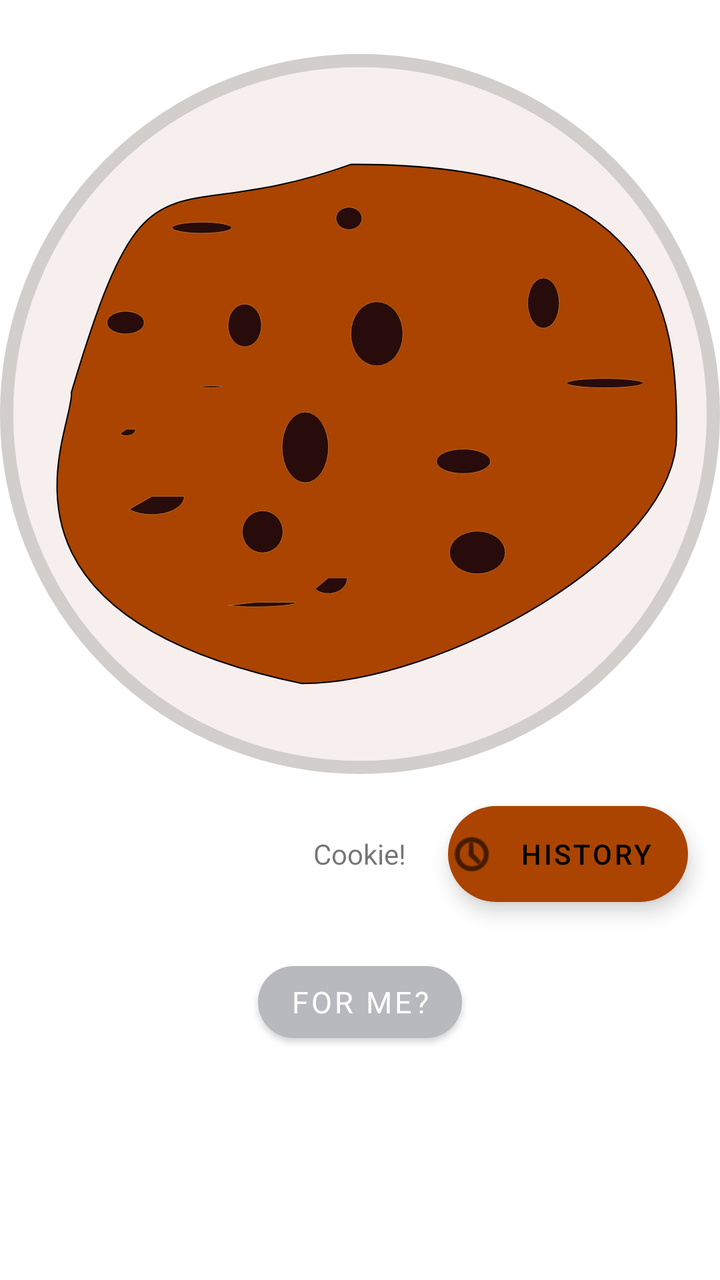
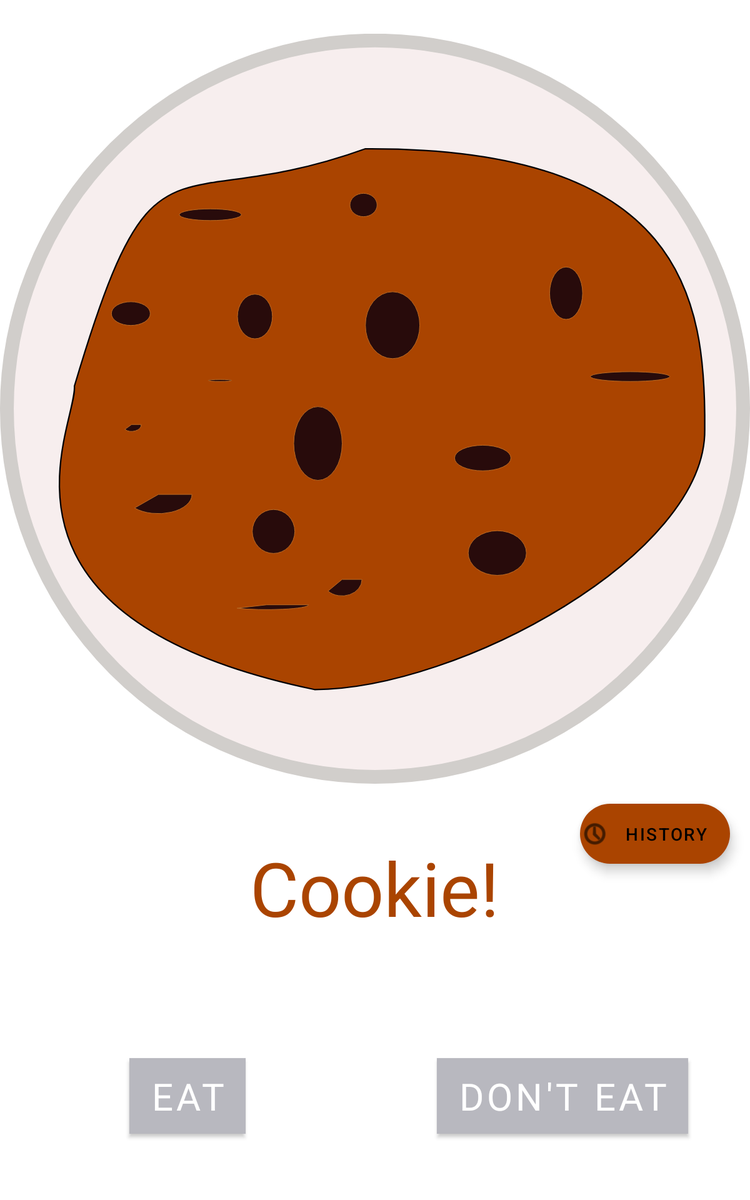

An Android layout and its configuration variant, each rendered on a device that would load it. The default file and the variant file are quoted in full after the pictures.
<!-- AndroidManifest.xml: application theme Theme.CookieBreak -->
<!-- res/layout/fragment_cookie_select.xml -->
<?xml version="1.0" encoding="utf-8"?>
<layout xmlns:android="http://schemas.android.com/apk/res/android"
    xmlns:app="http://schemas.android.com/apk/res-auto"
    xmlns:tools="http://schemas.android.com/tools"
    tools:context=".CookieSelectFragment">

    <androidx.constraintlayout.widget.ConstraintLayout
        android:layout_width="match_parent"
        android:layout_height="match_parent">

        <LinearLayout
            android:id="@+id/outerview"
            android:layout_width="match_parent"
            android:layout_height="wrap_content"
            android:layout_gravity="center_vertical"
            android:orientation="vertical"
            app:layout_constraintStart_toStartOf="parent"
            app:layout_constraintTop_toTopOf="parent">


            <TextView
                android:id="@+id/cookie_text"
                style="@style/cookie_text"
                android:layout_width="wrap_content"
                android:layout_height="wrap_content"
                android:layout_gravity="center_horizontal"
                android:text="@string/cookie_text" />

            <ImageView
                android:id="@+id/cookie_image_view"
                android:layout_width="match_parent"
                android:layout_height="wrap_content"
                android:adjustViewBounds="true"
                android:contentDescription="@string/image_of_cookie_desc"
                android:scaleType="centerCrop"
                app:srcCompat="@drawable/ic_cookie_full" />
            


            <RelativeLayout
                android:layout_width="match_parent"
                android:layout_height="match_parent">

                <TextView
                    android:id="@+id/cookie_question"
                    style="@style/cookie_question"
                    android:layout_width="wrap_content"
                    android:layout_height="wrap_content"
                    android:layout_margin="10dp"
                    android:layout_centerInParent="true"
                    android:text="@string/cookie_question" />

                <com.google.android.material.floatingactionbutton.ExtendedFloatingActionButton
                    android:id="@+id/fab"
                    android:layout_width="wrap_content"
                    android:layout_height="wrap_content"
                    android:layout_alignParentEnd="true"
                    android:layout_marginTop="16dp"
                    android:layout_marginEnd="16dp"
                    android:layout_marginBottom="16dp"
                    android:clickable="true"
                    android:contentDescription="@string/go_to_history"
                    android:focusable="true"
                    android:padding="0dp"
                    android:text="HISTORY"
                    app:backgroundTint="#AA4400"
                    app:icon="@android:drawable/ic_menu_recent_history" />



            </RelativeLayout>


            <LinearLayout
                android:layout_width="match_parent"
                android:layout_height="wrap_content"
                android:layout_gravity="center_horizontal"
                android:orientation="horizontal"
                android:gravity="center_horizontal"
                android:layout_marginBottom="20dp"
                android:layout_alignParentBottom="true">

                <com.google.android.material.button.MaterialButton
                    android:id="@+id/cookie_button"
                    android:layout_width="wrap_content"
                    android:layout_height="wrap_content"
                    android:layout_marginTop="10dp"
                    android:fontFamily="@font/bungee"
                    android:gravity="center"
                    android:text="@string/for_me"
                    android:textSize="15sp"
                    app:cornerRadius="40dp"
                    app:elevation="4dp"
                    tools:ignore="TextContrastCheck" />

                <Button
                    android:id="@+id/cookie_eat_button"
                    style="@style/cookie_button"
                    android:layout_width="150dp"
                    android:layout_height="wrap_content"
                    android:layout_marginTop="10dp"
                    android:layout_marginRight="10dp"
                    android:text="@string/eat"
                    android:textAlignment="center"
                    tools:ignore="TextContrastCheck"
                    android:visibility="gone" />

                <Button
                    android:id="@+id/cookie_dont_eat_button"
                    style="@style/cookie_button"
                    android:layout_width="150dp"
                    android:layout_height="wrap_content"
                    android:layout_marginTop="10dp"
                    android:text="@string/don_t_eat"
                    android:textAlignment="center"
                    tools:ignore="TextContrastCheck"
                    android:visibility="gone"/>

            </LinearLayout>


        </LinearLayout>


    </androidx.constraintlayout.widget.ConstraintLayout>

</layout>
<!-- resources referenced by this layout -->
<resources>
  <!-- drawable ic_cookie_full: vector/xml drawable (drawable, 4058 chars, omitted) -->
  <string name="cookie_question">Cookie!</string>
  <string name="cookie_text" />
  <string name="don_t_eat">Don\'t Eat</string>
  <string name="eat">Eat</string>
  <string name="for_me">For me?</string>
  <string name="go_to_history">Go to history</string>
  <string name="image_of_cookie_desc">Image of suggested cookie portion</string>
  <style name="cookie_button">
          <item name="android:background">@color/design_default_color_on_primary</item>
          <item name="android:fontFamily">@font/bungee</item>
      </style>
  <style name="cookie_text">
          <item name="android:fontFamily">@font/advent_pro_thin</item>
          <item name="android:textSize">20sp</item>
      </style>
  <style name="Theme.CookieBreak" parent="Theme.MaterialComponents.DayNight.DarkActionBar">
          
          <item name="colorPrimary">@color/silverware</item>
          <item name="colorPrimaryVariant">@color/purple_700</item>
          <item name="colorOnPrimary">@color/white</item>
          
          <item name="colorSecondary">@color/teal_200</item>
          <item name="colorSecondaryVariant">@color/teal_700</item>
          <item name="colorOnSecondary">@color/black</item>
          
          <item name="android:statusBarColor" tools:targetApi="l">?attr/colorPrimaryVariant</item>
          
      </style>
  <color name="silverware">#B8B8BF</color>
  <color name="purple_700">#FF3700B3</color>
  <color name="white">#FFFFFFFF</color>
  <color name="teal_200">#FF03DAC5</color>
  <color name="teal_700">#FF018786</color>
  <color name="black">#FF000000</color>
</resources>
<!-- res/layout-sw600dp/fragment_cookie_select.xml (the repository's variant of the layout above) -->
<!-- drawn on a 7-inch tablet held upright -->
<?xml version="1.0" encoding="utf-8"?>
<layout xmlns:android="http://schemas.android.com/apk/res/android"
    xmlns:app="http://schemas.android.com/apk/res-auto"
    xmlns:tools="http://schemas.android.com/tools"
    tools:context=".CookieSelectFragment">

    <androidx.constraintlayout.widget.ConstraintLayout
        android:layout_width="match_parent"
        android:background="@drawable/wood_background"
        android:layout_height="match_parent">

        <LinearLayout
            android:id="@+id/outerview"
            android:layout_width="match_parent"
            android:layout_height="match_parent"
            android:layout_gravity="center_vertical"
            android:orientation="vertical"
            app:layout_constraintStart_toStartOf="parent"
            app:layout_constraintTop_toTopOf="parent">

            <TextView
                android:id="@+id/cookie_text"
                android:layout_width="wrap_content"
                android:layout_height="wrap_content"
                android:layout_gravity="center_horizontal"
                android:fontFamily="@font/advent_pro_thin"
                android:textSize="20sp"
                android:text="@string/cookie_text" />

            <ImageView
                android:id="@+id/cookie_image_view"
                android:layout_width="match_parent"
                android:layout_height="wrap_content"
                android:adjustViewBounds="true"
                android:contentDescription="@string/image_of_cookie_desc"
                android:scaleType="centerCrop"
                app:srcCompat="@drawable/ic_cookie_full" />


            <RelativeLayout
                android:layout_width="match_parent"
                android:layout_height="match_parent">

                <RelativeLayout
                    android:layout_width="match_parent"
                    android:layout_height="match_parent"
                    android:layout_alignBottom="@id/relativeView">

                    <TextView
                        android:id="@+id/cookie_question"
                        android:layout_width="wrap_content"
                        android:layout_height="wrap_content"
                        android:fontFamily="@font/alfa_slab_one"
                        android:layout_centerInParent="true"
                        android:textColor="@color/dark_brown"
                        android:text="@string/cookie_question"
                        android:textSize="60sp" />
                </RelativeLayout>


                <View
                    android:id="@+id/relativeView"
                    android:layout_width="match_parent"
                    android:layout_height="0dp"
                    android:layout_centerVertical="true"/>

                <com.google.android.material.floatingactionbutton.ExtendedFloatingActionButton
                    android:id="@+id/fab"
                    android:layout_width="wrap_content"
                    android:layout_height="wrap_content"
                    android:layout_alignParentEnd="true"
                    android:layout_marginTop="16dp"
                    android:layout_marginEnd="16dp"
                    android:layout_marginBottom="16dp"
                    android:clickable="true"
                    android:contentDescription="@string/go_to_history"
                    android:focusable="true"
                    android:padding="0dp"
                    android:text="HISTORY"
                    app:backgroundTint="#AA4400"
                    app:icon="@android:drawable/ic_menu_recent_history" />


                <RelativeLayout
                    android:layout_width="match_parent"
                    android:layout_height="match_parent"
                    android:layout_alignTop="@id/relativeView">

                    <RelativeLayout
                        android:layout_width="match_parent"
                        android:layout_height="wrap_content"
                        android:layout_centerInParent="true"
                        android:layout_marginBottom="5dp"
                        android:orientation="horizontal">

                        <View
                            android:id="@+id/relativeViewTwo"
                            android:layout_width="0dp"
                            android:layout_height="match_parent"
                            android:layout_centerHorizontal="true" />

                        <com.google.android.material.button.MaterialButton
                            android:id="@+id/cookie_button"
                            android:layout_width="wrap_content"
                            android:layout_height="wrap_content"
                            android:fontFamily="@font/bungee"
                            android:layout_centerInParent="true"
                            android:gravity="center"
                            android:text="@string/for_me"
                            android:textSize="30sp"
                            android:visibility="gone"
                            app:cornerRadius="40dp"
                            app:elevation="4dp"
                            tools:ignore="TextContrastCheck" />


                        <RelativeLayout
                            android:layout_width="match_parent"
                            android:layout_height="match_parent"
                            android:layout_alignRight="@id/relativeViewTwo">

                            <Button
                                android:id="@+id/cookie_eat_button"
                                style="@style/cookie_button"
                                android:layout_width="wrap_content"
                                android:layout_height="wrap_content"
                                android:layout_centerInParent="true"
                                android:text="@string/eat"
                                android:textAlignment="center"
                                android:textSize="30sp"
                                android:visibility="visible"
                                tools:ignore="TextContrastCheck" />
                        </RelativeLayout>

                        <RelativeLayout
                            android:layout_width="match_parent"
                            android:layout_height="match_parent"
                            android:layout_alignLeft="@id/relativeViewTwo">

                            <Button
                                android:id="@+id/cookie_dont_eat_button"
                                style="@style/cookie_button"
                                android:layout_width="wrap_content"
                                android:layout_height="wrap_content"
                                android:layout_centerInParent="true"
                                android:text="@string/don_t_eat"
                                android:textAlignment="center"
                                android:textSize="30sp"
                                android:visibility="visible"
                                tools:ignore="TextContrastCheck" />
                        </RelativeLayout>

                    </RelativeLayout>
                </RelativeLayout>

            </RelativeLayout>


        </LinearLayout>


    </androidx.constraintlayout.widget.ConstraintLayout>

</layout>
<!-- resources referenced by the variant -->
<!-- as a 7-inch tablet held upright resolves them -->
<resources>
  <color name="dark_brown">#AA4400</color>
  <!-- drawable ic_cookie_full: vector/xml drawable (drawable, 4058 chars, omitted) -->
  <!-- drawable wood_background (drawable) -->
  <?xml version="1.0" encoding="utf-8"?>
  <bitmap xmlns:android="http://schemas.android.com/apk/res/android"
      android:src="@drawable/wood_pattern"
      android:tileMode="repeat" />
  <string name="cookie_question">Cookie!</string>
  <string name="cookie_text" />
  <string name="don_t_eat">Don\'t Eat</string>
  <string name="eat">Eat</string>
  <string name="for_me">For me?</string>
  <string name="go_to_history">Go to history</string>
  <string name="image_of_cookie_desc">Image of suggested cookie portion</string>
  <style name="cookie_button">
          <item name="android:background">@color/design_default_color_on_primary</item>
          <item name="android:fontFamily">@font/bungee</item>
      </style>
  <style name="Theme.CookieBreak" parent="Theme.MaterialComponents.DayNight.DarkActionBar">
          
          <item name="colorPrimary">@color/silverware</item>
          <item name="colorPrimaryVariant">@color/purple_700</item>
          <item name="colorOnPrimary">@color/white</item>
          
          <item name="colorSecondary">@color/teal_200</item>
          <item name="colorSecondaryVariant">@color/teal_700</item>
          <item name="colorOnSecondary">@color/black</item>
          
          <item name="android:statusBarColor" tools:targetApi="l">?attr/colorPrimaryVariant</item>
          
      </style>
  <color name="silverware">#B8B8BF</color>
  <color name="purple_700">#FF3700B3</color>
  <color name="white">#FFFFFFFF</color>
  <color name="teal_200">#FF03DAC5</color>
  <color name="teal_700">#FF018786</color>
  <color name="black">#FF000000</color>
</resources>
